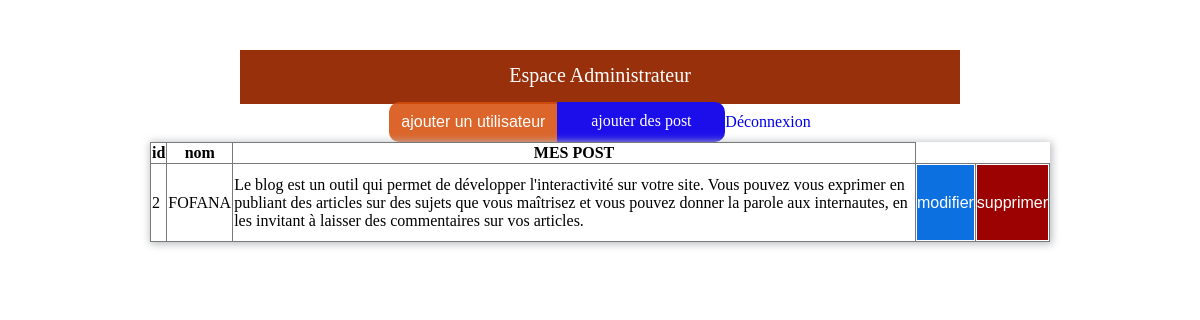
Before: / with the older database file.
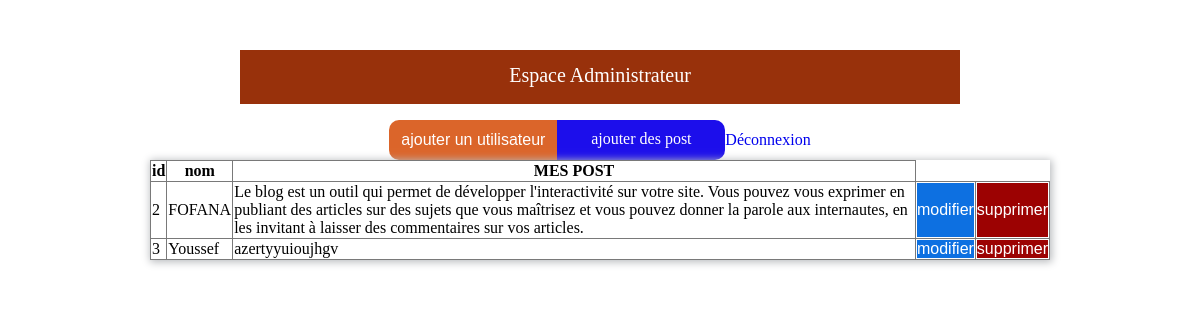
After: the same page with the newer database file.
### app.py (models this page shows, shortened)
class img(db.Model):
     id=db.Column(db.Integer,primary_key=True)
     name=db.Column(db.Text)
     prix=db.Column(db.Text)

### app.py (the view)
@app.route('/', methods = ["GET"])
def data():
    listdata=img.query.all()
    return render_template('datalist.html',listdata=listdata)

### templates/datalist.html (shortened to what this page needs)
<!DOCTYPE html>
<html lang="en">
<head>
    <link rel="stylesheet" href=" {{url_for('static', filename='css/dataliste.css')}}">
</head>
<body>
  <div class="admi">Espace Administrateur</div>
  <table border="1">
    <thead>
        <th>id</th>
        <th>nom</th>
        <th>MES POST</th>
    </thead>
    {% for dataa in listdata %}
    <tbody>
        <td>{{dataa.id}}</td><br>
        <td>{{dataa.name}}</td>
        <td>{{dataa.prix}}</td>
        <td><a href="{{url_for('update',id=dataa.id)}}"><div class="azert">modifier</div></a></td>
        <td><a href="{{url_for('delete_user',id=dataa.id)}}"><div class="azert1">supprimer</div></a></td>
    </tbody>
    {% endfor %}
    <div class="cccccc">
      <div class="Ajouter"><a href="{{url_for('add_user')}}"><div class="azert11">ajouter un utilisateur</div></a></div class="Ajouter">
      <div class="Ajouters"><a href="{{url_for('image')}}"><div class="azert111">ajouter des post</div></a></div class="Ajouter">
      <div class="Ajou"><a href="/logout">Déconnexion</a></div>
    </div>
  </table>
</body>
</html>

### static/css/dataliste.css (style rules this page uses)
body { padding: 0 ; margin: 0 auto; }
table { width: 75%; height: 100px; margin: 0 auto; background-color: rgb(255, 255, 255); box-shadow: 1px 1px 8px 1px rgb(184, 186, 189); border-collapse: collapse; position: relative; border: #797979; top: 30px; }
.azert11 { color: white; height: 100%; justify-content: center; align-items: center; display: flex; font-family: 'Gill Sans', 'Gill Sans MT', Calibri, 'Trebuchet MS', sans-serif; }
.azert { background-color: #0d70e1; color: white; height: 100%; justify-content: center; align-items: center; display: flex; font-family: 'Gill Sans', 'Gill Sans MT', Calibri, 'Trebuchet MS', sans-serif; }
.azert1 { background-color: #9c0202; color: white; height: 100%; justify-content: center; align-items: center; display: flex; font-family: 'Gill Sans', 'Gill Sans MT', Calibri, 'Trebuchet MS', sans-serif; }
.admi { background-color: rgb(152, 49, 11); width: 60%; height: 40px; justify-content: center; display: flex; text-align: center; position: relative; top: 50px; font-size: 20px; margin: 0 auto; font-size: 20px; color: white; padding-top: 14px; }
a { text-decoration: none; font-size: 1rem; }
.Ajouter { background-color: rgba(214, 79, 11, 0.869); width: 35%; height: 40px; justify-content: center; text-align: center; border-radius: 10px 0 0 10px; }
.Ajouters { background-color: #1c0eeb; border-radius: 0 10px 10px 0; width: 35%; height: 40px; justify-content: center; text-align: center; }
.Ajouters a { color: white; position: relative; top: 10px; }
.cccccc { display: flex; justify-content: center; align-items: center; width: 40%; margin: 0 auto; border-radius: 40px; position: relative; top: 30px; }

Changed rows visible on the page:
added img: id "3", name "Youssef", prix "azertyyuioujhgv"
